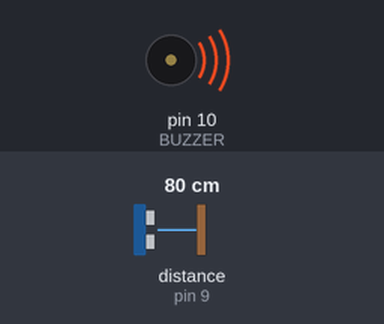
Recording of a sketch running on a simulated Arduino Uno, built with avr-gcc and run on an emulated ATmega328P. Parts: buzzer (waves = sounding). Wiring (inferred from the names in the program): ultrasonic range finder: trigger pin 8; echo pin 9. The inputs (shaded band) are chosen by the test bench; at power-on: distance to the obstacle (sensor on pin 9) 80 cm. The echo pulse lasts 58.3 µs per cm; what the sketch prints to the serial monitor is not drawn.

Above: at 0.1 s.
Timing chart, 0 to 1.6 s (numbered marks = the images above):
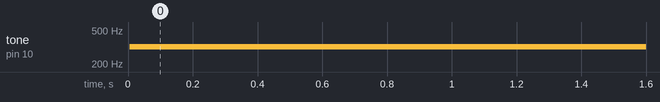

Measured:
- by itself, tone on pin 10 (BUZZER): silent → 320 Hz at 0.01 s

The sketch:

ultrasonicwaves_music_thai.ino
```cpp
/*
  HC-SR04 초음파센서와 피에조 버저를 활용해서
  초음파 센서의 값을 음계로 바꾸어 버저에서 출력해 주는 코드
*/

#define TRIG 8 // 초음파발생 핀
#define ECHO 9 // 거리 읽어오는 핀
#define BUZZER 10 // 버저

int us;
int cm; // 초음파 값

void setup() {
  Serial.begin(9600);
  pinMode(TRIG,OUTPUT);
  pinMode(ECHO,INPUT);
  pinMode(BUZZER,OUTPUT);
}


void loop() {
  digitalWrite(TRIG,HIGH); // 10마이크로초 펄스 전송
  delayMicroseconds(10);
  digitalWrite(TRIG,LOW);

  us = pulseIn(ECHO,HIGH,50000); // 반환값 불러오기
  cm = us/58;
  int buzzercm = cm*4; // 버저용 변수

  // 시리얼모니터, 버저 출력
  tone(BUZZER, buzzercm);
  Serial.print("cm : ");
  Serial.print(cm);
  Serial.print("\n");
  delay(60);
  noTone(buzzercm); // 음소거
}
```
